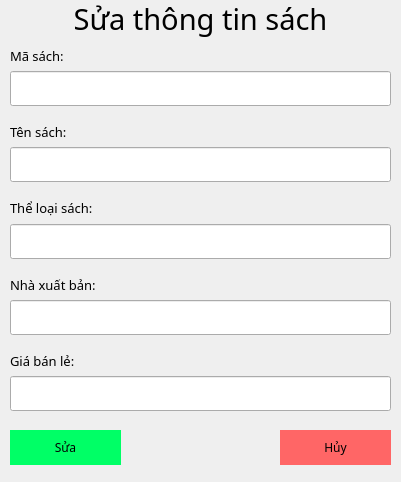
<?xml version="1.0" encoding="UTF-8"?>
<ui version="4.0">
 <class>qlsach_suasach</class>
 <widget class="QDialog" name="qlsach_suasach">
  <property name="geometry">
   <rect>
    <x>0</x>
    <y>0</y>
    <width>401</width>
    <height>482</height>
   </rect>
  </property>
  <property name="windowTitle">
   <string>Dialog</string>
  </property>
  <property name="windowIcon">
   <iconset resource="../new_resource.qrc">
    <normaloff>:/newPrefix/icons/updateLS.png</normaloff>:/newPrefix/icons/updateLS.png</iconset>
  </property>
  <widget class="QWidget" name="layoutWidget">
   <property name="geometry">
    <rect>
     <x>10</x>
     <y>40</y>
     <width>381</width>
     <height>371</height>
    </rect>
   </property>
   <layout class="QVBoxLayout" name="verticalLayout_7">
    <property name="spacing">
     <number>10</number>
    </property>
    <item>
     <layout class="QVBoxLayout" name="verticalLayout">
      <property name="spacing">
       <number>0</number>
      </property>
      <item>
       <widget class="QLabel" name="label_2">
        <property name="font">
         <font>
          <family>Bahnschrift</family>
          <pointsize>10</pointsize>
         </font>
        </property>
        <property name="text">
         <string>Mã sách:</string>
        </property>
       </widget>
      </item>
      <item>
       <widget class="QLineEdit" name="txtMaSach">
        <property name="minimumSize">
         <size>
          <width>0</width>
          <height>35</height>
         </size>
        </property>
        <property name="maximumSize">
         <size>
          <width>16777215</width>
          <height>35</height>
         </size>
        </property>
        <property name="inputMask">
         <string/>
        </property>
        <property name="placeholderText">
         <string/>
        </property>
       </widget>
      </item>
     </layout>
    </item>
    <item>
     <layout class="QVBoxLayout" name="verticalLayout_4">
      <property name="spacing">
       <number>0</number>
      </property>
      <item>
       <widget class="QLabel" name="label_5">
        <property name="font">
         <font>
          <family>Bahnschrift</family>
          <pointsize>10</pointsize>
         </font>
        </property>
        <property name="text">
         <string>Tên sách:</string>
        </property>
       </widget>
      </item>
      <item>
       <widget class="QLineEdit" name="txtTenSach">
        <property name="minimumSize">
         <size>
          <width>0</width>
          <height>35</height>
         </size>
        </property>
        <property name="maximumSize">
         <size>
          <width>16777215</width>
          <height>35</height>
         </size>
        </property>
       </widget>
      </item>
     </layout>
    </item>
    <item>
     <layout class="QVBoxLayout" name="verticalLayout_6">
      <property name="spacing">
       <number>0</number>
      </property>
      <item>
       <widget class="QLabel" name="label_7">
        <property name="font">
         <font>
          <family>Bahnschrift</family>
          <pointsize>10</pointsize>
         </font>
        </property>
        <property name="text">
         <string>Thể loại sách:</string>
        </property>
       </widget>
      </item>
      <item>
       <widget class="QLineEdit" name="txtTheLoaiSach">
        <property name="minimumSize">
         <size>
          <width>0</width>
          <height>35</height>
         </size>
        </property>
        <property name="maximumSize">
         <size>
          <width>16777215</width>
          <height>35</height>
         </size>
        </property>
       </widget>
      </item>
     </layout>
    </item>
    <item>
     <layout class="QVBoxLayout" name="verticalLayout_2">
      <property name="spacing">
       <number>0</number>
      </property>
      <item>
       <widget class="QLabel" name="label_3">
        <property name="font">
         <font>
          <family>Bahnschrift</family>
          <pointsize>10</pointsize>
         </font>
        </property>
        <property name="text">
         <string>Nhà xuất bản:</string>
        </property>
       </widget>
      </item>
      <item>
       <widget class="QLineEdit" name="txtNhaXuatBan">
        <property name="minimumSize">
         <size>
          <width>0</width>
          <height>35</height>
         </size>
        </property>
        <property name="maximumSize">
         <size>
          <width>16777215</width>
          <height>35</height>
         </size>
        </property>
       </widget>
      </item>
     </layout>
    </item>
    <item>
     <layout class="QVBoxLayout" name="verticalLayout_3">
      <property name="spacing">
       <number>0</number>
      </property>
      <item>
       <widget class="QLabel" name="label_4">
        <property name="font">
         <font>
          <family>Bahnschrift</family>
          <pointsize>10</pointsize>
         </font>
        </property>
        <property name="text">
         <string>Giá bán lẻ:</string>
        </property>
       </widget>
      </item>
      <item>
       <widget class="QLineEdit" name="txtGiaBanLe">
        <property name="minimumSize">
         <size>
          <width>0</width>
          <height>35</height>
         </size>
        </property>
        <property name="maximumSize">
         <size>
          <width>16777215</width>
          <height>35</height>
         </size>
        </property>
       </widget>
      </item>
     </layout>
    </item>
   </layout>
  </widget>
  <widget class="QWidget" name="verticalLayoutWidget">
   <property name="geometry">
    <rect>
     <x>0</x>
     <y>0</y>
     <width>401</width>
     <height>37</height>
    </rect>
   </property>
   <layout class="QVBoxLayout" name="verticalLayout_8">
    <item>
     <widget class="QLabel" name="label">
      <property name="font">
       <font>
        <family>Bahnschrift</family>
        <pointsize>22</pointsize>
       </font>
      </property>
      <property name="text">
       <string>Sửa thông tin sách</string>
      </property>
      <property name="alignment">
       <set>Qt::AlignCenter</set>
      </property>
     </widget>
    </item>
   </layout>
  </widget>
  <widget class="QPushButton" name="btnSuaSach">
   <property name="geometry">
    <rect>
     <x>10</x>
     <y>430</y>
     <width>111</width>
     <height>35</height>
    </rect>
   </property>
   <property name="minimumSize">
    <size>
     <width>0</width>
     <height>35</height>
    </size>
   </property>
   <property name="maximumSize">
    <size>
     <width>16777215</width>
     <height>35</height>
    </size>
   </property>
   <property name="font">
    <font>
     <family>Bahnschrift</family>
    </font>
   </property>
   <property name="styleSheet">
    <string notr="true">background-color: #00FF66;
border: 1px solid #00FF66;</string>
   </property>
   <property name="text">
    <string>Sửa</string>
   </property>
   <property name="icon">
    <iconset resource="../new_resource.qrc">
     <normaloff>:/newPrefix/icons/updateLS.png</normaloff>:/newPrefix/icons/updateLS.png</iconset>
   </property>
  </widget>
  <widget class="QPushButton" name="btnThoat">
   <property name="geometry">
    <rect>
     <x>280</x>
     <y>430</y>
     <width>111</width>
     <height>35</height>
    </rect>
   </property>
   <property name="minimumSize">
    <size>
     <width>0</width>
     <height>35</height>
    </size>
   </property>
   <property name="maximumSize">
    <size>
     <width>16777215</width>
     <height>35</height>
    </size>
   </property>
   <property name="font">
    <font>
     <family>Bahnschrift</family>
    </font>
   </property>
   <property name="styleSheet">
    <string notr="true">background-color: #FF6666;
border: 1px solid #FF6666;</string>
   </property>
   <property name="text">
    <string>Hủy</string>
   </property>
   <property name="icon">
    <iconset resource="../new_resource.qrc">
     <normaloff>:/newPrefix/icons/exitLS.png</normaloff>:/newPrefix/icons/exitLS.png</iconset>
   </property>
  </widget>
 </widget>
 <resources>
  <include location="../new_resource.qrc"/>
 </resources>
 <connections/>
</ui>
